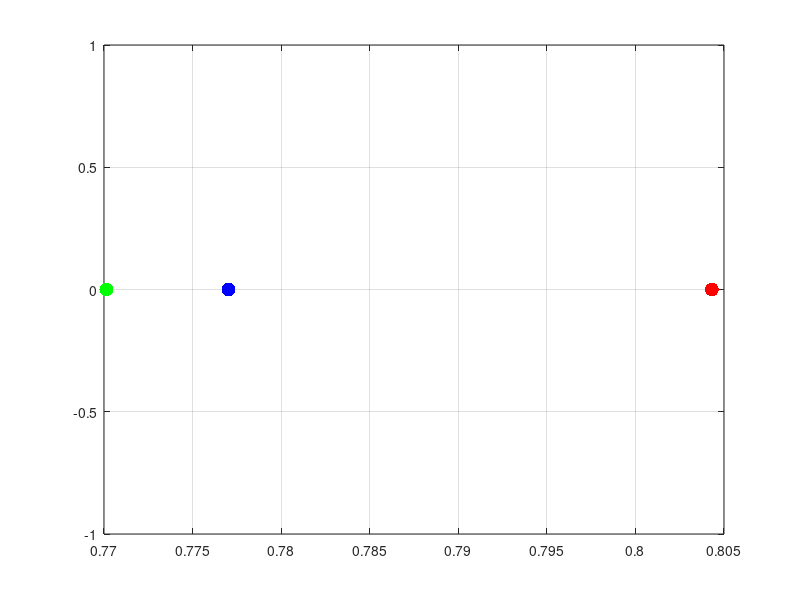

The MATLAB script that drew this image:
% Study 4D conformance problem

% Study how moving the location of the distribution effects the nearness of
% the exact solution to the upper or lower bound
clear all
clc
close all
% Exact Solution:
%   Exact:  F(b1,b2) - F(a1,b2,) - F(b1,a2) +F(a1,a2)
% Amir:
%   LB:     F(b1,b2) - {F(a1,b2,) + F(b1,a2)}
%   UB:     F(b1,b2) - MAX {F(a1,b2,), F(b1,a2)}

num = 10;
A = [3 3 3 3];
B = [7 7 7 7];
L = -10;
mu1 = 3.7;
mu2 = 3.8;
mu3 = 4.2;
mu4 = 3.3;% 3.0709 %2239;
sigma11 = 0.7;
sigma22 = 0.7;
sigma33 = 0.7;
sigma44 = 0.7;
SIGMA = [sigma11^2 0 0 0; 0 sigma22^2 0 0; 0 0 sigma33^2 0; 0 0 0 sigma44^2];
MU = [mu1 mu2 mu3 mu4]

Fa1a2a3a4 = mvncdf([L,L,L,L],[A(1),A(2),A(3),A(4)],MU,SIGMA);
Fb1b2b3b4 = mvncdf([L,L,L,L],[B(1),B(2),B(3),B(4)],MU,SIGMA);

Fb1a2a3a4 = mvncdf([L,L,L,L],[B(1),A(2),A(3),A(4)],MU,SIGMA);
Fa1b2a3a4 = mvncdf([L,L,L,L],[A(1),B(2),A(3),A(4)],MU,SIGMA);
Fa1a2b3a4 = mvncdf([L,L,L,L],[A(1),A(2),B(3),A(4)],MU,SIGMA);
Fa1a2a3b4 = mvncdf([L,L,L,L],[A(1),A(2),A(3),B(4)],MU,SIGMA);

Fb1b2a3a4 = mvncdf([L,L,L,L],[B(1),B(2),A(3),A(4)],MU,SIGMA);
Fb1a2b3a4 = mvncdf([L,L,L,L],[B(1),A(2),B(3),A(4)],MU,SIGMA);
Fb1a2a3b4 = mvncdf([L,L,L,L],[B(1),A(2),A(3),B(4)],MU,SIGMA);
Fa1b2b3a4 = mvncdf([L,L,L,L],[A(1),B(2),B(3),A(4)],MU,SIGMA);
Fa1b2a3b4 = mvncdf([L,L,L,L],[A(1),B(2),A(3),B(4)],MU,SIGMA);
Fa1a2b3b4 = mvncdf([L,L,L,L],[A(1),A(2),B(3),B(4)],MU,SIGMA);

Fb1b2b3a4 = mvncdf([L,L,L,L],[B(1),B(2),B(3),A(4)],MU,SIGMA);
Fa1b2b3b4 = mvncdf([L,L,L,L],[A(1),B(2),B(3),B(4)],MU,SIGMA);
Fb1a2b3b4 = mvncdf([L,L,L,L],[B(1),A(2),B(3),B(4)],MU,SIGMA);
Fb1b2a3b4 = mvncdf([L,L,L,L],[B(1),B(2),A(3),B(4)],MU,SIGMA);

%special terms
Fa1a2a3b4P = Fa1a2a3b4 - Fa1a2a3a4;
Fa1b2a3b4P = Fa1b2a3b4 - Fa1b2a3a4;
Fb1a2a3b4P = Fb1a2a3b4 - Fb1a2a3a4;
Fa1a2b3b4P = Fa1a2b3b4 - Fa1a2b3a4;

check = mvncdf([A(1),A(2),A(3),A(4)],[B(1),B(2),B(3),B(4)],MU,SIGMA) 


Conform = + Fa1a2a3a4 + Fb1b2b3b4...
    - Fb1a2a3a4 - Fa1b2a3a4 - Fa1a2b3a4 - Fa1a2a3b4...
    + Fb1b2a3a4 + Fb1a2b3a4 + Fb1a2a3b4 + Fa1b2b3a4 + Fa1b2a3b4 + Fa1a2b3b4...
    - Fb1b2b3a4 - Fa1b2b3b4 - Fb1a2b3b4 - Fb1b2a3b4
if abs(check-Conform)>0.01
    disp('ERROR, conform is not equal to check')
end

LB = Fb1b2b3b4 - (Fa1b2b3b4 + Fb1a2b3b4 + Fb1b2a3b4 + Fb1b2b3a4)
if LB < 0
    LB = 0
end
UB = Fb1b2b3b4 - max([Fa1b2b3b4,Fb1a2b3b4,Fb1b2a3b4,Fb1b2b3a4])
b1s = ['one b'];
b2s = ['two bs'];
b3s = ['three bs'];
s1 = struct('Fa1a2a3a4',Fa1a2a3a4,'Fb1b2b3b4',Fb1b2b3b4,'b1s',b1s,...
    'Fb1a2a3a4',Fb1a2a3a4,'Fa1b2a3a4',Fa1b2a3a4,'Fa1a2b3a4',Fa1a2b3a4,'Fa1a2a3b4',Fa1a2a3b4,'b2s',b2s,...
    'Fb1b2a3a4',Fb1b2a3a4,'Fb1a2b3a4',Fb1a2b3a4,'Fb1a2a3b4',Fb1a2a3b4,...
    'Fa1b2b3a4',Fa1b2b3a4,'Fa1b2a3b4',Fa1b2a3b4,'Fa1a2b3b4',Fa1a2b3b4,'b3s',b3s,...
    'Fb1b2b3a4',Fb1b2b3a4,'Fa1b2b3b4',Fa1b2b3b4,'Fb1a2b3b4',Fb1a2b3b4,'Fb1b2a3b4',Fb1b2a3b4)
    
s1a = struct('Fa1a2a3a4',Fa1a2a3a4,'Fb1b2b3b4',Fb1b2b3b4,...
    'Fb1a2a3a4',Fb1a2a3a4,'Fa1b2a3a4',Fa1b2a3a4,'Fa1a2b3a4',Fa1a2b3a4,'Fa1a2a3b4',Fa1a2a3b4,...
    'Fb1b2a3a4',Fb1b2a3a4,'Fb1a2b3a4',Fb1a2b3a4,'Fb1a2a3b4',Fb1a2a3b4,...
    'Fa1b2b3a4',Fa1b2b3a4,'Fa1b2a3b4',Fa1b2a3b4,'Fa1a2b3b4',Fa1a2b3b4,...
    'Fb1b2b3a4',Fb1b2b3a4,'Fa1b2b3b4',Fa1b2b3b4,'Fb1a2b3b4',Fb1a2b3b4,'Fb1b2a3b4',Fb1b2a3b4)


s2 = struct('Fa1a2a3b4P',Fa1a2a3b4P,'Fa1b2a3b4P',Fa1b2a3b4P,...
    'Fb1a2a3b4P',Fb1a2a3b4P,'Fa1a2b3b4P',Fa1a2b3b4P)


% Calculation of the sticking out terms from preevaluated terms
Fa1a2a3b4PCalc = Fa1a2a3a4*(1/Fb1b2b3a4-1)
Fa1b2a3b4PCalc = Fa1a2a3b4PCalc*Fb1a2b3b4^-1%Fa1a2a3a4*(1/Fb1b2a3b4-1)%*Fa1b2b3b4*Fb1b2a3b4
Fb1a2a3b4PCalc = Fa1a2a3b4PCalc*Fa1b2b3b4^-1
Fa1a2b3b4PCalc = Fa1a2a3b4PCalc*Fb1b2a3b4^-1

Abox = Fa1b2b3b4 + Fb1a2b3b4 + Fb1b2a3b4
HalfAbox = Abox*Fb1b2b3a4
sdf = Fb1b2a3a4 + Fb1a2b3a4 + Fa1b2b3a4
B = (Fa1a2a3a4...  % this is the unevaluated terms
    - Fb1a2a3a4 - Fa1b2a3a4 - Fa1a2b3a4 - Fa1a2a3b4...
    + Fb1b2a3a4 + Fb1a2b3a4 + Fb1a2a3b4 + Fa1b2b3a4 + Fa1b2a3b4 + Fa1a2b3b4)


Bcalc = Abox*Fb1b2b3a4 +...
           - Fa1a2a3b4PCalc + Fa1b2a3b4PCalc + Fb1a2a3b4PCalc + Fa1a2b3b4PCalc


% bit of A box beneath LSL + relative size of Fa1a2b3 - the Fa1a2a3 box
musetting = Abox*normcdf(3,mu4,sigma44^2)...
     +(1/normcdf(A(4),mu4,sigma44^2)*Fa1a2a3a4-Fa1a2a3a4)... % should be = to Fa1a2a3b4P
     +(1/normcdf(A(4),mu4,sigma44^2)*Fa1a2a3a4-Fa1a2a3a4)
LBerror = Conform- LB
UBError = UB - Conform
figure(3)
plot(LB,0,'g.','MarkerSize',30); hold on
plot(UB,0,'r.','MarkerSize',30); hold on
plot(Conform,0,'b.','MarkerSize',30); grid on
% pdf1 = dsn([0:0.1:10],mu1,sigma1,alpha1);
% pdf2 = dsn([0:0.1:10],mu2,sigma2,alpha2);
% subplot(1,2,1)
% plot([0:0.1:10],pdf1,'.-')
% line([3 3], [0 0.4])
% line([7 7], [0 0.4])
% grid on
% subplot(1,2,2)
% plot([0:0.1:10],pdf2,'.-')
% line([3 3], [0 0.4])
% line([7 7], [0 0.4])
% grid on
%
% figure(3)
% plot(LB,0,'g.','MarkerSize',30); hold on
% plot(UB,0,'r.','MarkerSize',30); hold on
% plot(Conform,0,'b.','MarkerSize',30); grid on
%
